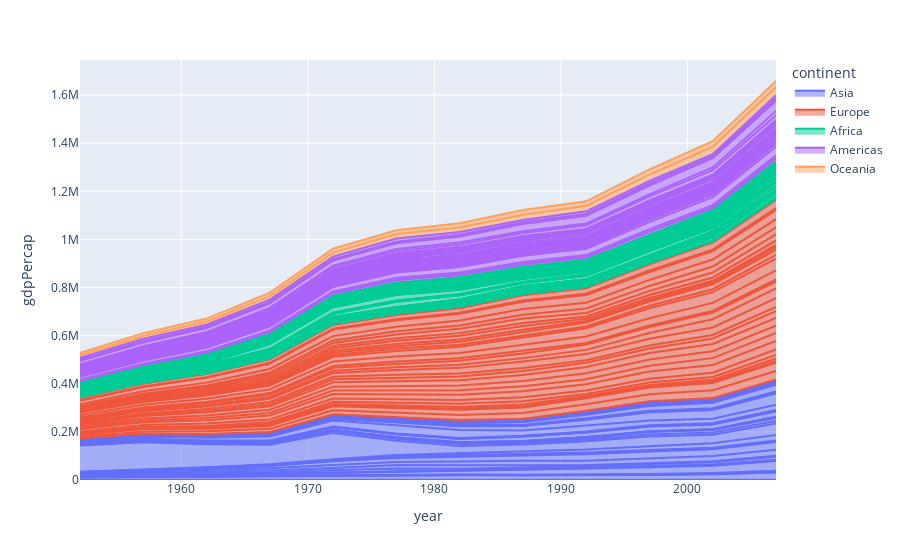

This figure's notebook cell:
### Code cell
px.area(data, x="year", y="gdpPercap", color="continent", line_group="country")
